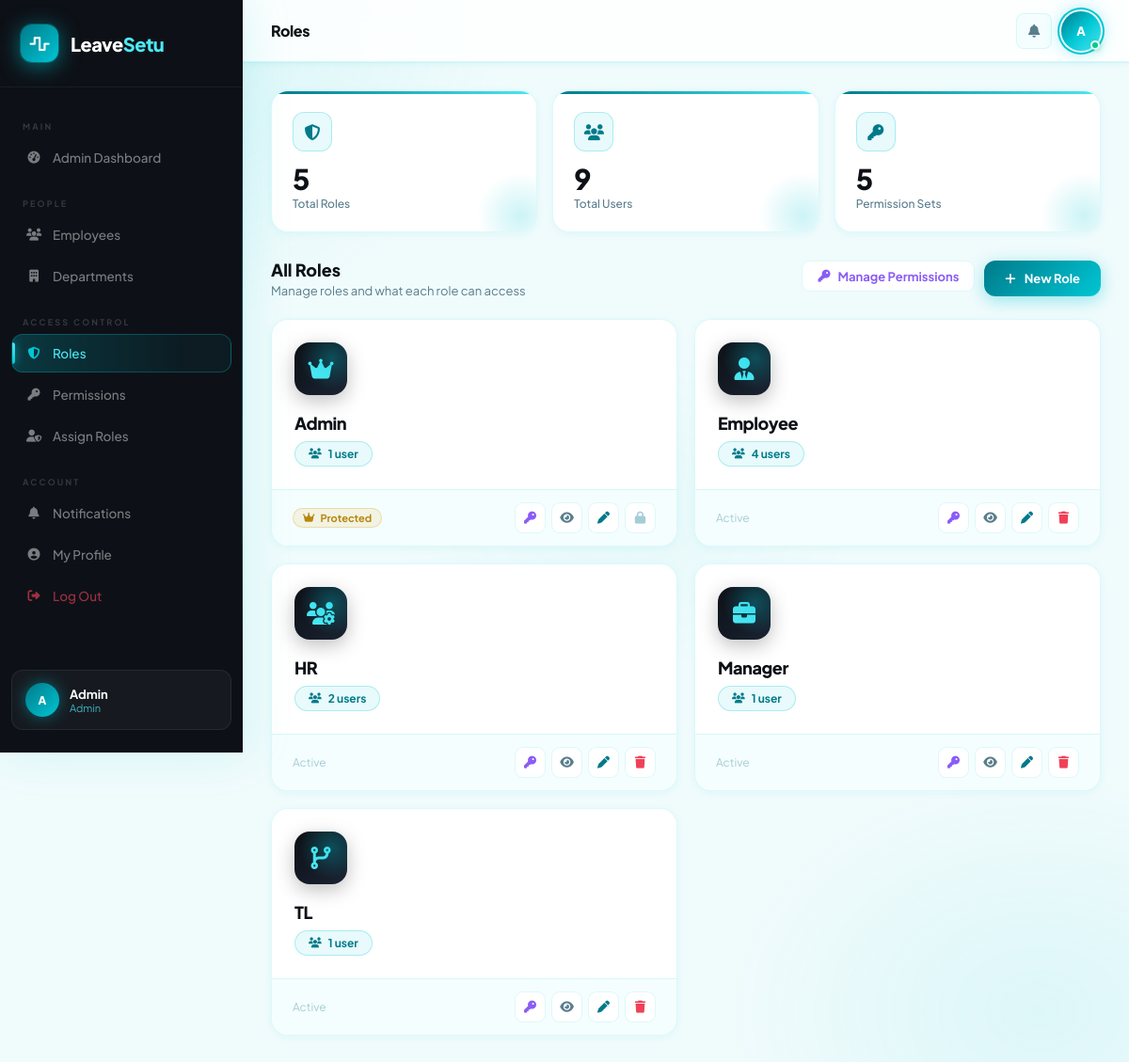
The app's page /roles/ (signed in) with its own data.
### users/models.py (models this page shows, shortened)
class User(AbstractUser):
    email = models.EmailField(unique=True)
    role = models.ForeignKey(
        Role,
        on_delete=models.SET_NULL,
        null=True,
        blank=True
    )
    department = models.ForeignKey(
        Department,
        on_delete=models.SET_NULL,
        null=True,
        blank=True
    )
    reporting_manager = models.ForeignKey(
        "self",
        on_delete=models.SET_NULL,
        null=True,
        blank=True,
        related_name="team_members"
    )
    phone = models.CharField(max_length=15, blank=True, null=True)
    date_of_joining = models.DateField(null=True, blank=True)
    is_senior = models.BooleanField(default=False)
    USERNAME_FIELD = "email"
    REQUIRED_FIELDS = ["username"]

class Role(models.Model):
    name = models.CharField(max_length=50, unique=True)

### users/views.py (the view)
# urls.py: path('roles/',                views.role_list,   name='role_list'),
@login_required
def role_list(request):
    if not _is_admin(request):
        messages.error(request, "Access denied. Admins only.")
        return redirect('admin_dashboard')
    roles = Role.objects.annotate(
        user_count=Count('user', distinct=True)
    ).order_by('name')
    context = {
        'roles':       roles,
        'total_roles': roles.count(),
        'total_users': User.objects.count(),
    }
    return render(request, 'role_list.html', context)

### users/views.py (called while the page is built)
def _is_admin(request):
    role = getattr(request.user, 'role', None)
    return bool(role and role.name == 'Admin')

### users/templates/role_list.html (shortened to what this page needs)
{% extends 'base.html' %}
{% block page_title %}Roles{% endblock %}
{% block content %}
<div class="stats-row animate-in">
    <div class="stat-card">
        <div class="stat-icon"><i class="fa-solid fa-shield-halved"></i></div>
        <div class="stat-val">{{ total_roles }}</div>
        <div class="stat-label">Total Roles</div>
    </div>
    <div class="stat-card">
        <div class="stat-icon"><i class="fa-solid fa-users"></i></div>
        <div class="stat-val">{{ total_users }}</div>
        <div class="stat-label">Total Users</div>
    </div>
    <div class="stat-card">
        <div class="stat-icon"><i class="fa-solid fa-key"></i></div>
        <div class="stat-val">{{ total_roles }}</div>
        <div class="stat-label">Permission Sets</div>
    </div>
</div>
<div style="display:flex; align-items:center; justify-content:space-between; flex-wrap:wrap; gap:12px; margin-bottom:22px;" class="animate-in delay-1">
    <div>
        <div style="font-size:18px; font-weight:800; color:var(--text);">All Roles</div>
        <div style="font-size:13px; color:var(--text-muted); margin-top:3px;">
            Manage roles and what each role can access
        </div>
    </div>
    <div style="display:flex; gap:10px; flex-wrap:wrap;">
        <a href="{% url 'role_permission_list' %}" class="act-btn act-btn-perm" style="width:auto; padding:0 16px; gap:8px; font-size:13px; font-weight:700;">
            <i class="fa-solid fa-key"></i> Manage Permissions
        </a>
        <button class="btn-new" onclick="openModal('createModal')">
            <i class="fa-solid fa-plus"></i> New Role
        </button>
    </div>
</div>
<div class="roles-grid animate-in delay-2">
    {% for role in roles %}
    <div class="role-card">
        <div class="role-card-body">
            <div class="role-icon">
                {% if role.name == "Admin" %}       <i class="fa-solid fa-crown"></i>
                {% elif role.name == "HR" %}         <i class="fa-solid fa-users-gear"></i>
                {% elif role.name == "Manager" %}    <i class="fa-solid fa-briefcase"></i>
                {% elif role.name == "TL" %}         <i class="fa-solid fa-code-branch"></i>
                {% else %}                           <i class="fa-solid fa-user-tie"></i>
                {% endif %}
            </div>
            <div class="role-name">{{ role.name }}</div>
            <div class="role-count-pill" style="margin-bottom:0;">
                <i class="fa-solid fa-users" style="font-size:11px;"></i>
                {{ role.user_count }} user{{ role.user_count|pluralize }}
            </div>
        </div>
        <div class="role-card-footer">
            {% if role.name == "Admin" %}
            <div class="role-badge-admin">
                <i class="fa-solid fa-crown"></i> Protected
            </div>
            {% else %}
            <div style="font-size:12px; color:var(--text-faint);">Active</div>
            {% endif %}
            <div class="action-btns">
                <a href="{% url 'role_permission_list' %}?role={{ role.pk }}"
                   class="act-btn act-btn-perm" title="Edit Permissions">
                    <i class="fa-solid fa-key"></i>
                </a>
                <a href="{% url 'assign_role' %}?role={{ role.pk }}"
                   class="act-btn" style="color:var(--text-muted);" title="View / Assign Users">
                    <i class="fa-solid fa-eye"></i>
                </a>
                <button class="act-btn act-btn-edit" title="Rename Role"
                        onclick="openEditModal({{ role.pk }}, '{{ role.name|escapejs }}')">
                    <i class="fa-solid fa-pen"></i>
                </button>
                {% if role.name == "Admin" %}
                <div class="act-btn act-btn-lock" title="Admin role cannot be deleted">
                    <i class="fa-solid fa-lock"></i>
                </div>
                {% else %}
                <button class="act-btn act-btn-delete" title="Delete Role"
                        onclick="openDeleteModal({{ role.pk }}, '{{ role.name|escapejs }}', {{ role.user_count }})">
                    <i class="fa-solid fa-trash"></i>
                </button>
                {% endif %}
            </div>
        </div>
    </div>
    {% endfor %}
</div>
{% endblock %}

### templates/base.html (shortened to what this page needs)
<!DOCTYPE html>
<html lang="en">
<head>
    <link rel="stylesheet" href="https://cdnjs.cloudflare.com/ajax/libs/font-awesome/6.5.0/css/all.min.css">
</head>
<body>
{% if request.user.is_authenticated %}
<aside class="sidebar" id="sidebar">
    <div class="sidebar-logo">
        <div class="logo-mark">
            <i class="fa-solid fa-wave-square"></i>
        </div>
        <span class="logo-text">Leave<span>Setu</span></span>
    </div>
    <nav class="sidebar-nav">
        <div class="nav-section-label">Main</div>
        {% if request.user.role %}
            {% if request.user.role.name == "Admin" %}
            <a href="{% url 'admin_dashboard' %}" class="nav-item {% if request.resolver_match.url_name == 'admin_dashboard' %}active{% endif %}">
                <i class="fa-solid fa-gauge-high nav-icon"></i> Admin Dashboard
            </a>
            {% elif request.user.role.name == "TL" %}
            <a href="{% url 'tl_dashboard' %}" class="nav-item {% if request.resolver_match.url_name == 'tl_dashboard' %}active{% endif %}">
                <i class="fa-solid fa-gauge-high nav-icon"></i> Dashboard
            </a>
            {% elif request.user.role.name == "HR" %}
            <a href="{% url 'hr_dashboard' %}" class="nav-item {% if request.resolver_match.url_name == 'hr_dashboard' %}active{% endif %}">
                <i class="fa-solid fa-gauge-high nav-icon"></i> Dashboard
            </a>
            {% elif request.user.role.name == "Manager" %}
            <a href="{% url 'manager_dashboard' %}" class="nav-item {% if request.resolver_match.url_name == 'manager_dashboard' %}active{% endif %}">
                <i class="fa-solid fa-gauge-high nav-icon"></i> Dashboard
            </a>
            {% else %}
            <a href="{% url 'employee_dashboard' %}" class="nav-item {% if request.resolver_match.url_name == 'employee_dashboard' %}active{% endif %}">
                <i class="fa-solid fa-gauge-high nav-icon"></i> Dashboard
            </a>
            {% endif %}
        {% endif %}
        {% if request.user.role and request.user.role.name in "HR Manager Admin" %}
        <div class="nav-section-label">People</div>
        <a href="{% url 'hr_employee_list' %}" class="nav-item {% if request.resolver_match.url_name == 'hr_employee_list' %}active{% endif %}">
            <i class="fa-solid fa-users nav-icon"></i> Employees
        </a>
        {% endif %}
        {% if request.user.role and request.user.role.name == "Admin" %}
        <a href="{% url 'department_list' %}" class="nav-item {% if request.resolver_match.url_name == 'department_list' or request.resolver_match.url_name == 'department_detail' %}active{% endif %}">
            <i class="fa-solid fa-building nav-icon"></i> Departments
        </a>
        <div class="nav-section-label">Access Control</div>
        <a href="{% url 'role_list' %}" class="nav-item {% if request.resolver_match.url_name == 'role_list' %}active{% endif %}">
            <i class="fa-solid fa-shield-halved nav-icon"></i> Roles
        </a>
        <a href="{% url 'role_permission_list' %}" class="nav-item {% if request.resolver_match.url_name == 'role_permission_list' %}active{% endif %}">
            <i class="fa-solid fa-key nav-icon"></i> Permissions
        </a>
        <a href="{% url 'assign_role' %}" class="nav-item {% if request.resolver_match.url_name == 'assign_role' %}active{% endif %}">
            <i class="fa-solid fa-user-shield nav-icon"></i> Assign Roles
        </a>
        {% endif %}
        <div class="nav-section-label">Account</div>
        <a href="{% url 'notifications' %}" class="nav-item {% if request.resolver_match.url_name == 'notifications' %}active{% endif %}">
            <i class="fa-solid fa-bell nav-icon"></i> Notifications
        </a>
        <a href="{% url 'dashboard' %}" class="nav-item {% if request.resolver_match.url_name == 'dashboard' %}active{% endif %}">
            <i class="fa-solid fa-circle-user nav-icon"></i> My Profile
        </a>
        <a href="{% url 'logout' %}" class="nav-item" style="color:rgba(240,64,88,0.65);">
            <i class="fa-solid fa-right-from-bracket nav-icon"></i> Log Out
        </a>
    </nav>
    <div class="sidebar-user">
        <div class="user-avatar-sidebar">
            {{ request.user.first_name|first|upper }}{{ request.user.last_name|first|upper }}
        </div>
        <div class="user-info">
            <div class="user-name">{{ request.user.get_full_name|default:request.user.username }}</div>
            <div class="user-role">{% if request.user.role %}{{ request.user.role.name }}{% else %}N/A{% endif %}</div>
        </div>
    </div>
</aside>
{% endif %}
<div class="main-wrapper" {% if not request.user.is_authenticated %}style="margin-left:0;"{% endif %}>
    {% if request.user.is_authenticated %}
    <header class="topbar">
        <h1 class="topbar-title">{% block page_title %}Dashboard{% endblock %}</h1>
        <div class="topbar-actions">
            <a href="{% url 'notifications' %}" class="icon-btn">
                <i class="fa-solid fa-bell"></i>
            </a>
            <div class="profile-dropdown-wrapper" id="profileWrapper">
                <div class="avatar-wrapper" onclick="toggleProfileDropdown()" title="My Profile">
                    <div class="topbar-avatar">
                        {{ request.user.first_name|first|upper }}{{ request.user.last_name|first|upper }}
                    </div>
                </div>
            </div>
        </div>
    </header>
    {% endif %}
    <main class="page-content">
        {% block content %}{% endblock %}
    </main>
</div>
</body>
</html>

### users/templates/role_list.html (style rules this page uses)
.stats-row { display: grid; grid-template-columns: repeat(auto-fit, minmax(160px, 1fr)); gap: 16px; margin-bottom: 28px; }
.stat-card { background: var(--surface); border: 1px solid var(--border); border-radius: var(--radius); padding: 22px; position: relative; overflow: hidden; box-shadow: var(--shadow-xs); transition: all 0.25s; }
.stat-card::before { content: ''; position: absolute; top: 0; left: 0; right: 0; height: 3px; background: linear-gradient(90deg, var(--aqua-deep), var(--aqua-light)); }
.stat-icon { width: 42px; height: 42px; border-radius: 12px; background: var(--aqua-glass); border: 1px solid var(--border-mid); display: flex; align-items: center; justify-content: center; font-size: 17px; color: var(--aqua-deep); margin-bottom: 14px; transition: all 0.22s; }
.stat-val { font-size: 30px; font-weight: 800; color: var(--text); letter-spacing: -1px; line-height: 1; margin-bottom: 4px; }
.stat-label { font-size: 12px; color: var(--text-muted); font-weight: 500; }
.roles-grid { display: grid; grid-template-columns: repeat(auto-fill, minmax(290px, 1fr)); gap: 18px; }
.role-card { background: var(--surface); border: 1px solid var(--border); border-radius: var(--radius); overflow: hidden; position: relative; transition: all 0.28s ease; box-shadow: var(--shadow-xs); }
.role-card::before { content: ''; position: absolute; top: 0; left: 0; right: 0; height: 3px; background: linear-gradient(90deg, var(--aqua-deep), var(--aqua-light)); transform: scaleX(0); transform-origin: left; transition: transform 0.3s ease; }
.role-card-body { padding: 24px; }
.role-icon { width: 56px; height: 56px; border-radius: 16px; background: linear-gradient(135deg, var(--ink), #1a2332); display: flex; align-items: center; justify-content: center; font-size: 24px; color: var(--aqua-light); margin-bottom: 18px; box-shadow: 0 6px 20px rgba(0,0,0,0.25); position: relative; overflow: hidden; }
.role-icon::after { content: ''; position: absolute; inset: 0; background: radial-gradient(circle at 70% 30%, rgba(0,198,212,0.3), transparent 60%); }
.role-name { font-size: 18px; font-weight: 800; color: var(--text); letter-spacing: -0.4px; margin-bottom: 8px; }
.role-count-pill { display: inline-flex; align-items: center; gap: 7px; background: var(--aqua-glass); border: 1px solid var(--border-mid); border-radius: 20px; padding: 5px 14px; font-size: 12px; font-weight: 700; color: var(--aqua-deep); }
.role-card-footer { padding: 13px 22px; background: var(--surface2); border-top: 1px solid var(--border); display: flex; align-items: center; justify-content: space-between; }
.role-badge-admin { display: inline-flex; align-items: center; gap: 6px; font-size: 11px; font-weight: 700; color: #b8860b; background: rgba(218,165,32,0.12); border: 1px solid rgba(218,165,32,0.3); border-radius: 20px; padding: 3px 10px; }
.action-btns { display: flex; gap: 6px; }
.act-btn { width: 33px; height: 33px; border-radius: 9px; display: flex; align-items: center; justify-content: center; font-size: 13px; cursor: pointer; border: 1px solid var(--border); background: var(--surface); transition: all 0.18s; text-decoration: none; color: inherit; }
.act-btn-edit { color: var(--aqua-deep); }
.act-btn-perm { color: #8b5cf6; }
.act-btn-delete { color: var(--danger); }
.act-btn-lock { color: var(--text-faint); cursor: not-allowed; }
.btn-new { background: linear-gradient(135deg, var(--aqua-deep), var(--aqua)); color: #fff !important; border: none; padding: 11px 22px; border-radius: var(--radius-sm); font-size: 13px; font-weight: 700; cursor: pointer; display: inline-flex; align-items: center; gap: 9px; box-shadow: 0 4px 18px rgba(0,198,212,0.4); font-family: 'Plus Jakarta Sans', sans-serif; text-decoration: none; transition: all 0.22s; }

### records on screen
User: user.first_name|first "A", user.get_full_name "Admin", user.role.name "Admin"
Role: name "Admin", user_count "1", shows "Protected"
Role: name "Employee", user_count "4", shows "Active"
Role: name "HR", user_count "2", shows "Active"
Role: name "Manager", user_count "1", shows "Active"
Role: name "TL", user_count "1", shows "Active"

### other values on screen
{{ total_roles }} "5"
{{ total_users }} "9"
